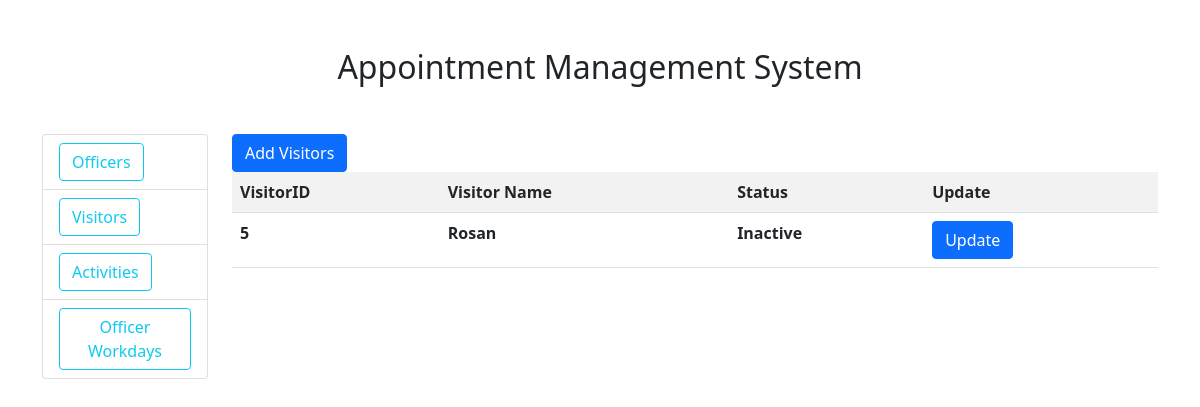
Before: /visitor/ with the older database file.
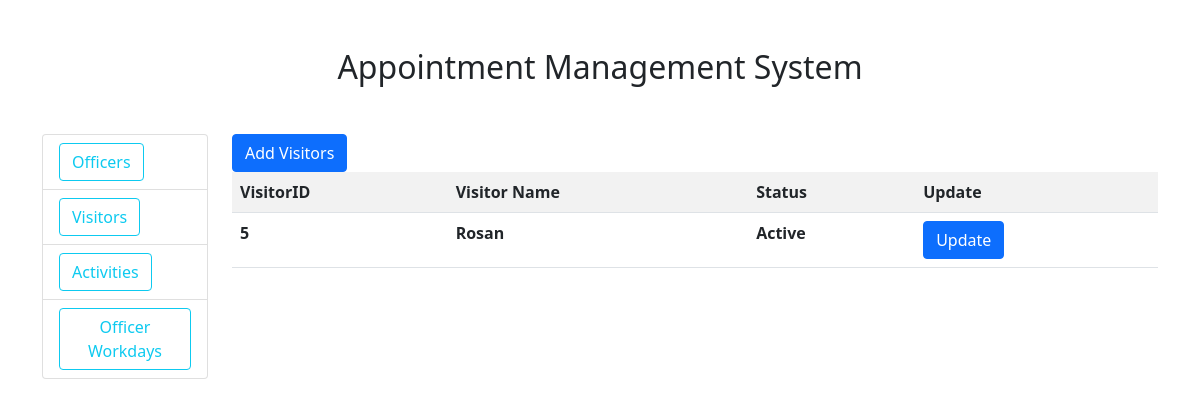
After: the same page with the newer database file.
### visitors/models.py (models this page shows, shortened)
class Visitors(models.Model):
	name = models.CharField(max_length=50)
	mbl_no = models.CharField(max_length=50)
	email = models.EmailField(max_length=50)
	is_active = models.BooleanField(default=True)

### visitors/views.py (the view)
# urls.py: path('',views.visitorinfo,name="visitorinfo"),
def visitorinfo(request):
	visitors = Visitors.objects.all()
	return render(request,'visitors/visitorinfo.html',{'content':visitors})

### Templates/visitors/visitorinfo.html
{% extends 'home.html' %}
{% block content %}
<div>
	<div>
		<div><a class="btn btn-primary" href="{% url 'create-visitor' %}">Add Visitors</a></div>
		<table class="table table table-striped">
			<tr>
				<th>VisitorID</th>
				<th>Visitor Name</th>
				<th>Status</th>
				<th>Update</th>
			</tr>
			{% for visitor in content %}
			<tr>
				<th>{{visitor.id}}</th>
				<th>{{visitor.name}}</th>
				<th>{% if visitor.is_active %}Active {% else %}Inactive{% endif %}</th>
				<th><a class="btn btn-primary" href="{% url 'update-visitor' visitor.id %}">Update</a></th>
			</tr>
			{% endfor %}
		</table>
	</div>
</div>
{% endblock %}

Changed rows visible on the page:
changed Visitors "Rosan": is_active "Inactive" → "Active"
